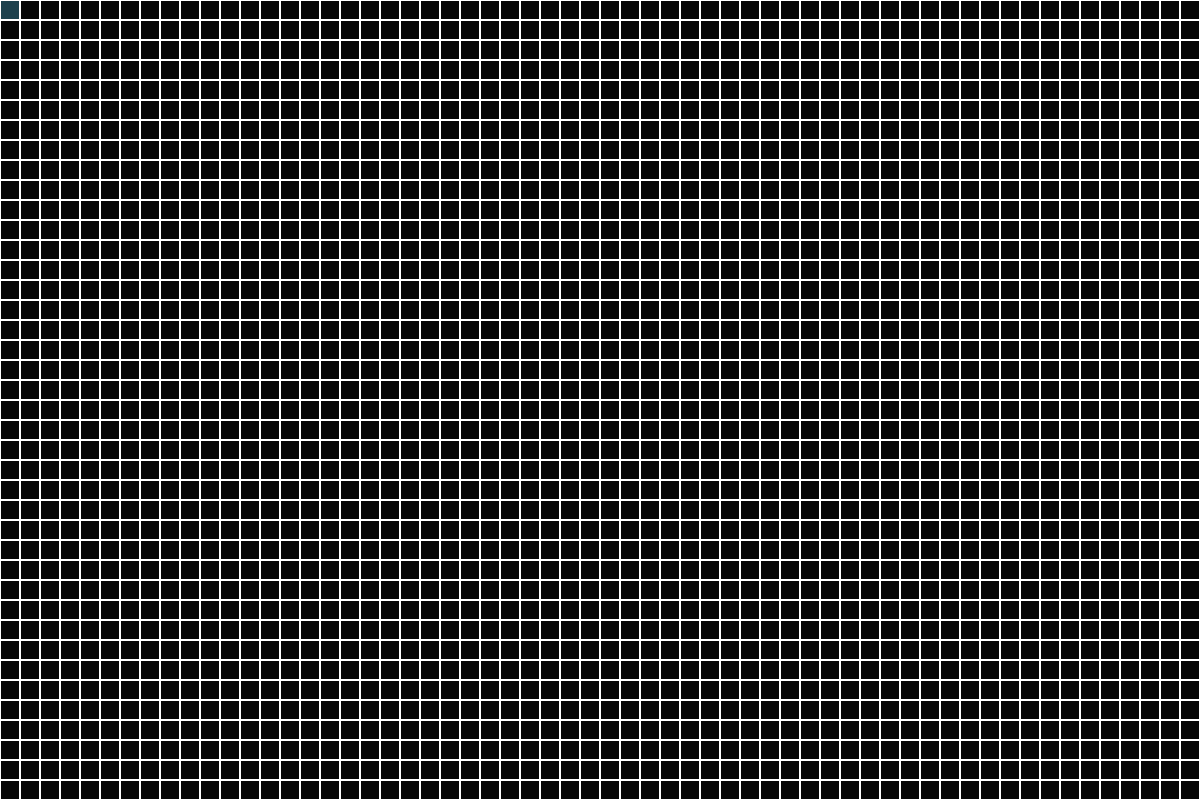
Frame 1 (no input)
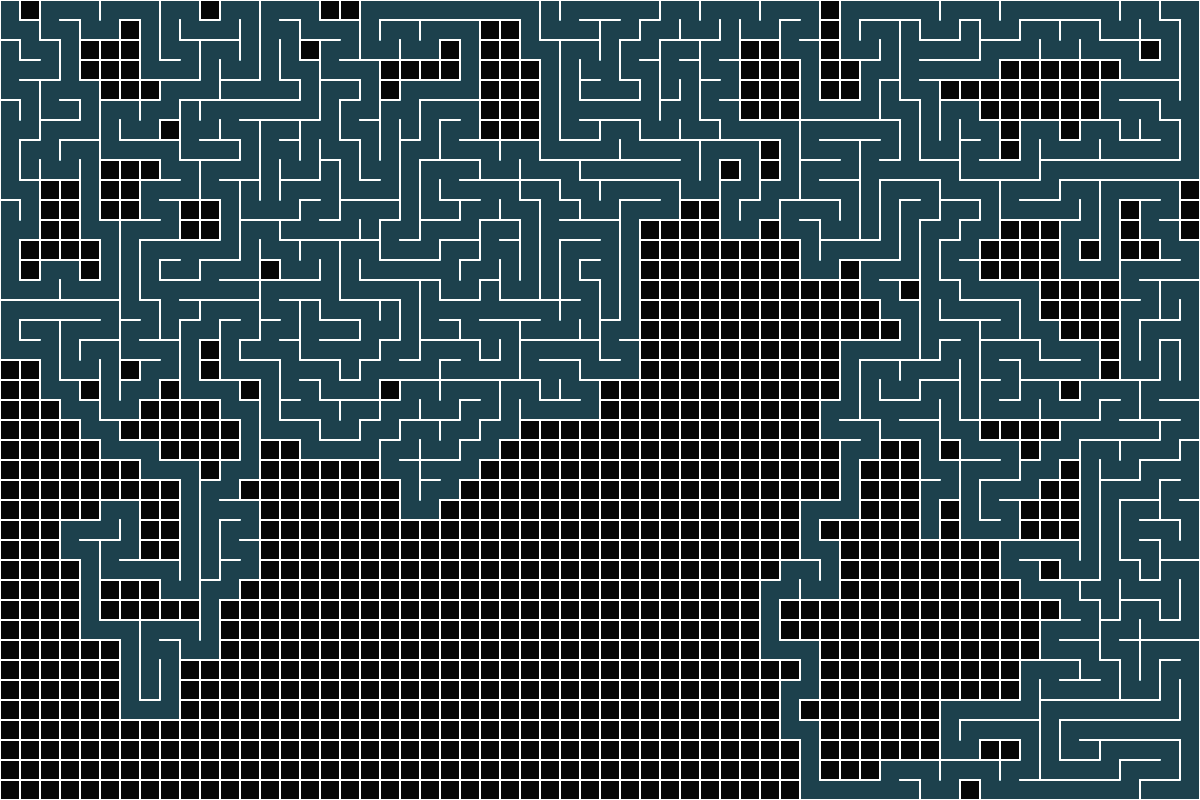
Frame 60 (no input)
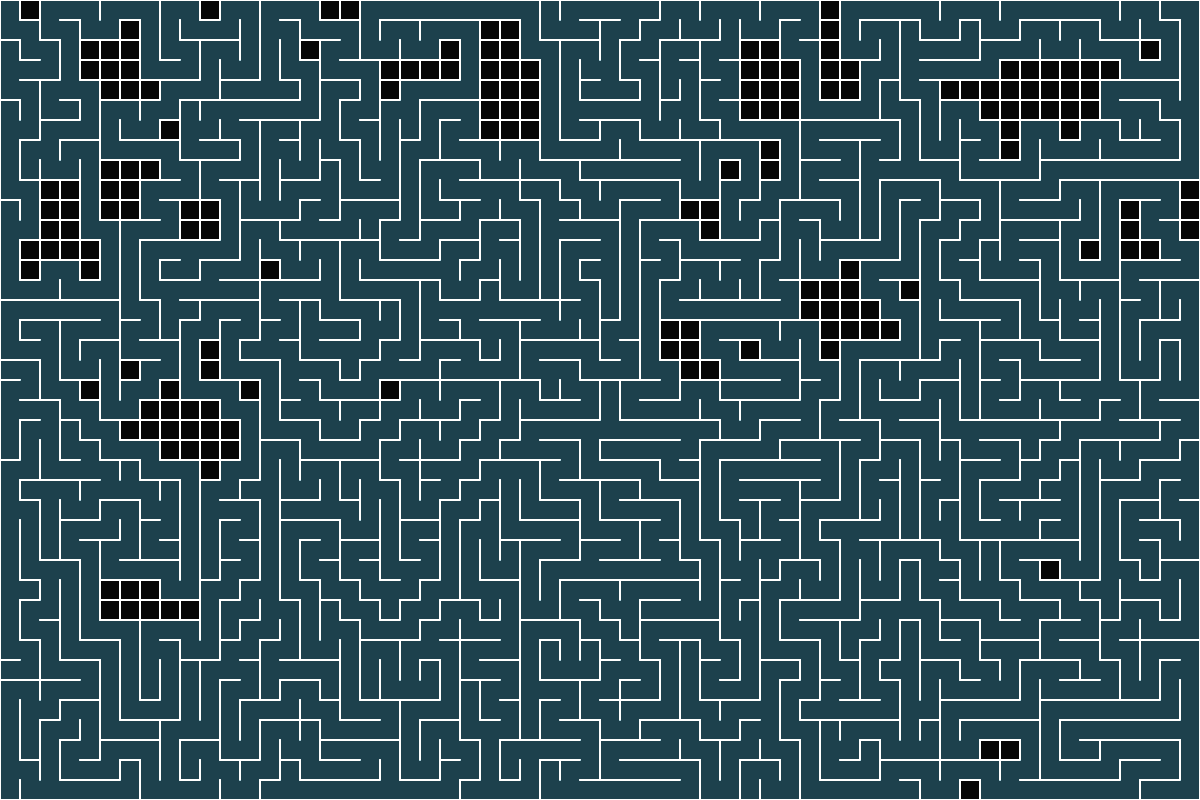
Frame 120 (the mouse pressed at the canvas centre since frame 60)

The p5.js sketch that drew these frames (run headless with seeded random() and noise() and a simulated clock; from frame 60 on, the mouse is pressed at the canvas centre):

// p5.js sketch
// ── sketch.js
var gridX = 60;
var gridY = 40;
var cellSize = 20;
var cells = [];
var active;
var activeX;
var activeY;
var stack = [];

function setup() {
	createCanvas(gridX * cellSize, gridY * cellSize);
	background(10);
	rectMode(CENTER);
	for (var i = 1; i < gridY+1; i++) {
		var row = [];
		for (var j = 1; j < gridX+1; j++) {
			row.push(new tile(j * cellSize - cellSize/2, i * cellSize - cellSize/2, cellSize, j - 1, i - 1));
		}
		cells.push(row);
	}

	active = cells[0][0];
	active.checked = true;
	stack.push(active);
}

function draw() {
	background(10);
  	for (var i = 0; i < cells.length; i++) {
		for (var j = 0; j < cells[i].length; j++) {
			cells[i][j].display();
		}
	}	
	for (var i = 0; i < 30; i++) {
	var n = [];
	if (active.ind1 > 0 && !cells[active.ind2][active.ind1 - 1].checked) {
		n.push(cells[active.ind2][active.ind1 - 1]);
	}
	if (active.ind2 > 0 && !cells[active.ind2 - 1][active.ind1].checked) {
		n.push(cells[active.ind2 - 1][active.ind1]);
	}
	if (active.ind1 < gridX - 1 && !cells[active.ind2][active.ind1 + 1].checked) {
		n.push(cells[active.ind2][active.ind1 + 1]);
	} 
	if (active.ind2 < gridY - 1 && !cells[active.ind2 + 1][active.ind1].checked) {
		n.push(cells[active.ind2 + 1][active.ind1]);
	}

	if (n.length > 0) {
	  	var rand = n[floor(random(0,n.length))];
	  	if (rand.ind1 - active.ind1 == -1) {
	  		rand.right = false;
	  		active.left = false;
	  	} else if (rand.ind1 - active.ind1 == 1) {
	  		rand.left = false;
	  		active.right = false;
	  	} else if (rand.ind2 - active.ind2 == -1) {
	  		rand.down = false;
	  		active.up = false;
	  	} else if (rand.ind2 - active.ind2 == 1) {
	  		rand.up = false;
	  		active.down = false;
	  	}
	  	rand.checked = true;
	  	active = rand;
	  	stack.push(active);
  	} else if (stack.length > 0) {
  		active = stack.pop();
  	} else {
  		console.log("Done");
  		noLoop();
  	}
  }
}

// ── tile.js
class tile {
	constructor(x, y, s, ind1, ind2) {
		this.x = x;
		this.y = y;
		this.s = s;
		this.left = true;
		this.right = true;
		this.up = true;
		this.down = true;
		this.ind1 = ind1;
		this.ind2 = ind2;

		this.checked = false;
	}
	display() {
		if (this.checked) {
			fill(60, 150, 180, 100)
		} else {
			fill(0, 100)
		}
		noStroke()
		rect(this.x, this.y, this.s, this.s);
		stroke(255)
		strokeWeight(2);
		//line(this.x + this.s/2, this.y - this.s/2, this.x + this.s/2, this.y + this.s/2);
		//line(this.x - this.s/2, this.y - this.s/2, this.x + this.s/2, this.y - this.s/2);
		if (this.up) {
			line(this.x - this.s/2, this.y - this.s/2, this.x + this.s/2, this.y - this.s/2);
		}
		if (this.down) {
			line(this.x - this.s/2, this.y + this.s/2, this.x + this.s/2, this.y + this.s/2);
		}
		if (this.left) {
			line(this.x - this.s/2, this.y - this.s/2, this.x - this.s/2, this.y + this.s/2);
		} 
		if (this.right) {
			line(this.x + this.s/2, this.y - this.s/2, this.x + this.s/2, this.y + this.s/2);
		}
	}
}
